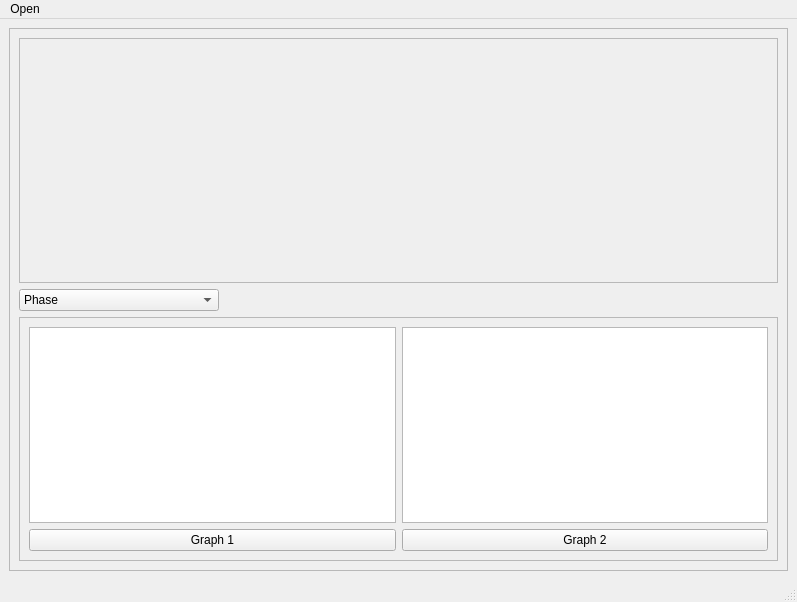
<?xml version="1.0" encoding="UTF-8"?>
<ui version="4.0">
 <class>MainWindow</class>
 <widget class="QMainWindow" name="MainWindow">
  <property name="geometry">
   <rect>
    <x>0</x>
    <y>0</y>
    <width>797</width>
    <height>602</height>
   </rect>
  </property>
  <property name="windowTitle">
   <string>MainWindow</string>
  </property>
  <widget class="QWidget" name="centralwidget">
   <layout class="QGridLayout" name="gridLayout_6">
    <item row="0" column="0">
     <widget class="QFrame" name="Widgets">
      <property name="frameShape">
       <enum>QFrame::StyledPanel</enum>
      </property>
      <property name="frameShadow">
       <enum>QFrame::Raised</enum>
      </property>
      <layout class="QGridLayout" name="gridLayout_3">
       <item row="2" column="0">
        <widget class="QFrame" name="Widget2">
         <property name="sizePolicy">
          <sizepolicy hsizetype="Preferred" vsizetype="Preferred">
           <horstretch>0</horstretch>
           <verstretch>150</verstretch>
          </sizepolicy>
         </property>
         <property name="minimumSize">
          <size>
           <width>0</width>
           <height>150</height>
          </size>
         </property>
         <property name="maximumSize">
          <size>
           <width>16777215</width>
           <height>1000</height>
          </size>
         </property>
         <property name="frameShape">
          <enum>QFrame::StyledPanel</enum>
         </property>
         <property name="frameShadow">
          <enum>QFrame::Raised</enum>
         </property>
         <layout class="QGridLayout" name="gridLayout_2">
          <item row="1" column="0">
           <widget class="QPushButton" name="pushButton">
            <property name="text">
             <string>Graph 1</string>
            </property>
           </widget>
          </item>
          <item row="0" column="1">
           <widget class="PlotWidget" name="widget_3"/>
          </item>
          <item row="1" column="1">
           <widget class="QPushButton" name="graph2">
            <property name="text">
             <string>Graph 2</string>
            </property>
           </widget>
          </item>
          <item row="0" column="0">
           <widget class="PlotWidget" name="widget_2"/>
          </item>
         </layout>
        </widget>
       </item>
       <item row="0" column="0">
        <widget class="QFrame" name="Widget1">
         <property name="sizePolicy">
          <sizepolicy hsizetype="Preferred" vsizetype="Preferred">
           <horstretch>0</horstretch>
           <verstretch>150</verstretch>
          </sizepolicy>
         </property>
         <property name="minimumSize">
          <size>
           <width>0</width>
           <height>150</height>
          </size>
         </property>
         <property name="maximumSize">
          <size>
           <width>16777215</width>
           <height>1000</height>
          </size>
         </property>
         <property name="frameShape">
          <enum>QFrame::StyledPanel</enum>
         </property>
         <property name="frameShadow">
          <enum>QFrame::Raised</enum>
         </property>
         <layout class="QGridLayout" name="gridLayout">
          <item row="0" column="0">
           <widget class="ImageView" name="widget" native="true">
            <property name="autoFillBackground">
             <bool>true</bool>
            </property>
           </widget>
          </item>
          <item row="0" column="1">
           <widget class="ImageView" name="widget_1" native="true">
            <property name="autoFillBackground">
             <bool>true</bool>
            </property>
           </widget>
          </item>
         </layout>
        </widget>
       </item>
       <item row="1" column="0">
        <widget class="QComboBox" name="comboBox">
         <property name="maximumSize">
          <size>
           <width>200</width>
           <height>16777215</height>
          </size>
         </property>
         <item>
          <property name="text">
           <string>Phase</string>
          </property>
         </item>
         <item>
          <property name="text">
           <string>Magnitude</string>
          </property>
         </item>
         <item>
          <property name="text">
           <string>Real</string>
          </property>
         </item>
         <item>
          <property name="text">
           <string>Imaginary</string>
          </property>
         </item>
        </widget>
       </item>
      </layout>
     </widget>
    </item>
   </layout>
  </widget>
  <widget class="QMenuBar" name="menubar">
   <property name="geometry">
    <rect>
     <x>0</x>
     <y>0</y>
     <width>797</width>
     <height>26</height>
    </rect>
   </property>
   <widget class="QMenu" name="Open">
    <property name="title">
     <string>Open</string>
    </property>
    <addaction name="Image"/>
   </widget>
   <addaction name="Open"/>
  </widget>
  <widget class="QStatusBar" name="statusbar"/>
  <action name="Image">
   <property name="text">
    <string>Image</string>
   </property>
  </action>
 </widget>
 <customwidgets>
  <customwidget>
   <class>ImageView</class>
   <extends>QWidget</extends>
   <header>pyqtgraph</header>
   <container>1</container>
  </customwidget>
  <customwidget>
   <class>PlotWidget</class>
   <extends>QGraphicsView</extends>
   <header>pyqtgraph</header>
  </customwidget>
 </customwidgets>
 <resources/>
 <connections/>
</ui>
